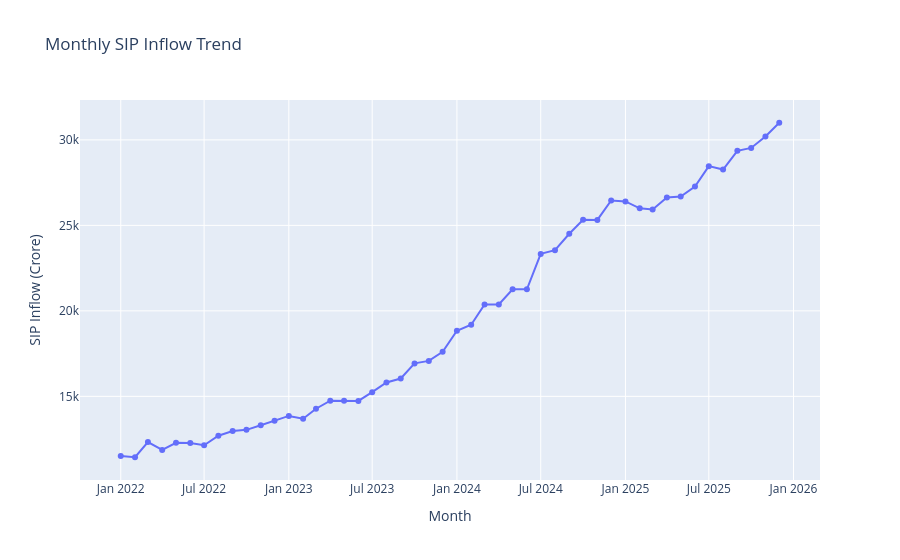

Here is the notebook cell this chart was saved with:
### Markdown cell above
### Insight 2:
Fund houses demonstrated steady AUM growth over time, with SBI Mutual Fund maintaining strong dominance in total assets under management.

### Code cell
# Convert month column

sip["month"] = pd.to_datetime(
    sip["month"]
)

# Plot SIP inflow trend

fig = px.line(
    sip,
    x="month",
    y="sip_inflow_crore",
    markers=True,
    title="Monthly SIP Inflow Trend"
)

fig.update_layout(
    xaxis_title="Month",
    yaxis_title="SIP Inflow (Crore)"
)

fig.show()
